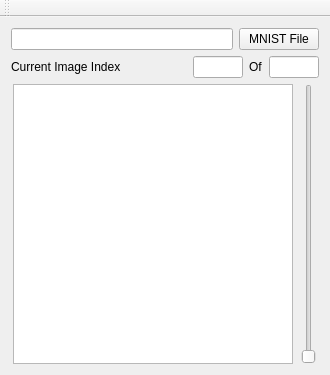
<?xml version="1.0" encoding="UTF-8"?>
<ui version="4.0">
 <class>MNIST_ViewerClass</class>
 <widget class="QMainWindow" name="MNIST_ViewerClass">
  <property name="geometry">
   <rect>
    <x>0</x>
    <y>0</y>
    <width>330</width>
    <height>375</height>
   </rect>
  </property>
  <property name="sizePolicy">
   <sizepolicy hsizetype="Fixed" vsizetype="Fixed">
    <horstretch>0</horstretch>
    <verstretch>0</verstretch>
   </sizepolicy>
  </property>
  <property name="minimumSize">
   <size>
    <width>330</width>
    <height>375</height>
   </size>
  </property>
  <property name="maximumSize">
   <size>
    <width>330</width>
    <height>375</height>
   </size>
  </property>
  <property name="windowTitle">
   <string>MNIST_Viewer</string>
  </property>
  <widget class="QWidget" name="centralWidget">
   <layout class="QGridLayout" name="gridLayout">
    <item row="0" column="0">
     <layout class="QVBoxLayout" name="verticalLayout_2">
      <item>
       <layout class="QVBoxLayout" name="verticalLayout">
        <item>
         <layout class="QHBoxLayout" name="horizontalLayout">
          <item>
           <widget class="QLineEdit" name="lineEdit"/>
          </item>
          <item>
           <widget class="QPushButton" name="pushButton">
            <property name="text">
             <string>MNIST File</string>
            </property>
           </widget>
          </item>
         </layout>
        </item>
        <item>
         <layout class="QHBoxLayout" name="horizontalLayout_2">
          <item>
           <widget class="QLabel" name="label">
            <property name="text">
             <string>Current Image Index</string>
            </property>
           </widget>
          </item>
          <item>
           <widget class="QLineEdit" name="lineEdit_2">
            <property name="sizePolicy">
             <sizepolicy hsizetype="Fixed" vsizetype="Fixed">
              <horstretch>0</horstretch>
              <verstretch>0</verstretch>
             </sizepolicy>
            </property>
            <property name="maximumSize">
             <size>
              <width>50</width>
              <height>16777215</height>
             </size>
            </property>
           </widget>
          </item>
          <item>
           <widget class="QLabel" name="label_2">
            <property name="sizePolicy">
             <sizepolicy hsizetype="Fixed" vsizetype="Preferred">
              <horstretch>0</horstretch>
              <verstretch>0</verstretch>
             </sizepolicy>
            </property>
            <property name="text">
             <string>Of</string>
            </property>
           </widget>
          </item>
          <item>
           <widget class="QLineEdit" name="lineEdit_3">
            <property name="sizePolicy">
             <sizepolicy hsizetype="Fixed" vsizetype="Fixed">
              <horstretch>0</horstretch>
              <verstretch>0</verstretch>
             </sizepolicy>
            </property>
            <property name="minimumSize">
             <size>
              <width>50</width>
              <height>0</height>
             </size>
            </property>
            <property name="maximumSize">
             <size>
              <width>50</width>
              <height>16777215</height>
             </size>
            </property>
            <property name="readOnly">
             <bool>true</bool>
            </property>
           </widget>
          </item>
         </layout>
        </item>
       </layout>
      </item>
      <item>
       <layout class="QHBoxLayout" name="horizontalLayout_3">
        <item>
         <widget class="QGraphicsView" name="graphicsView">
          <property name="sizePolicy">
           <sizepolicy hsizetype="Fixed" vsizetype="Fixed">
            <horstretch>0</horstretch>
            <verstretch>0</verstretch>
           </sizepolicy>
          </property>
          <property name="minimumSize">
           <size>
            <width>280</width>
            <height>280</height>
           </size>
          </property>
          <property name="maximumSize">
           <size>
            <width>280</width>
            <height>280</height>
           </size>
          </property>
         </widget>
        </item>
        <item>
         <widget class="QSlider" name="verticalSlider">
          <property name="orientation">
           <enum>Qt::Vertical</enum>
          </property>
         </widget>
        </item>
       </layout>
      </item>
     </layout>
    </item>
   </layout>
  </widget>
  <widget class="QToolBar" name="mainToolBar">
   <attribute name="toolBarArea">
    <enum>TopToolBarArea</enum>
   </attribute>
   <attribute name="toolBarBreak">
    <bool>false</bool>
   </attribute>
  </widget>
 </widget>
 <layoutdefault spacing="6" margin="11"/>
 <resources>
  <include location="mnist_viewer.qrc"/>
 </resources>
 <connections/>
</ui>
